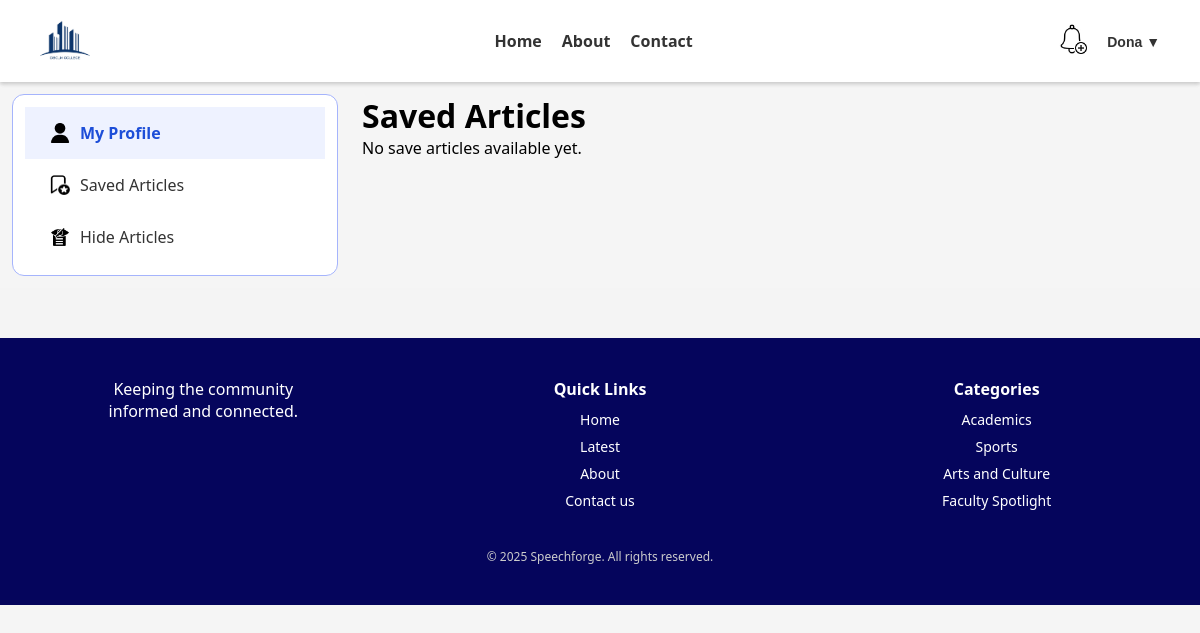
The app's page /save_articles.php (signed in), older data.
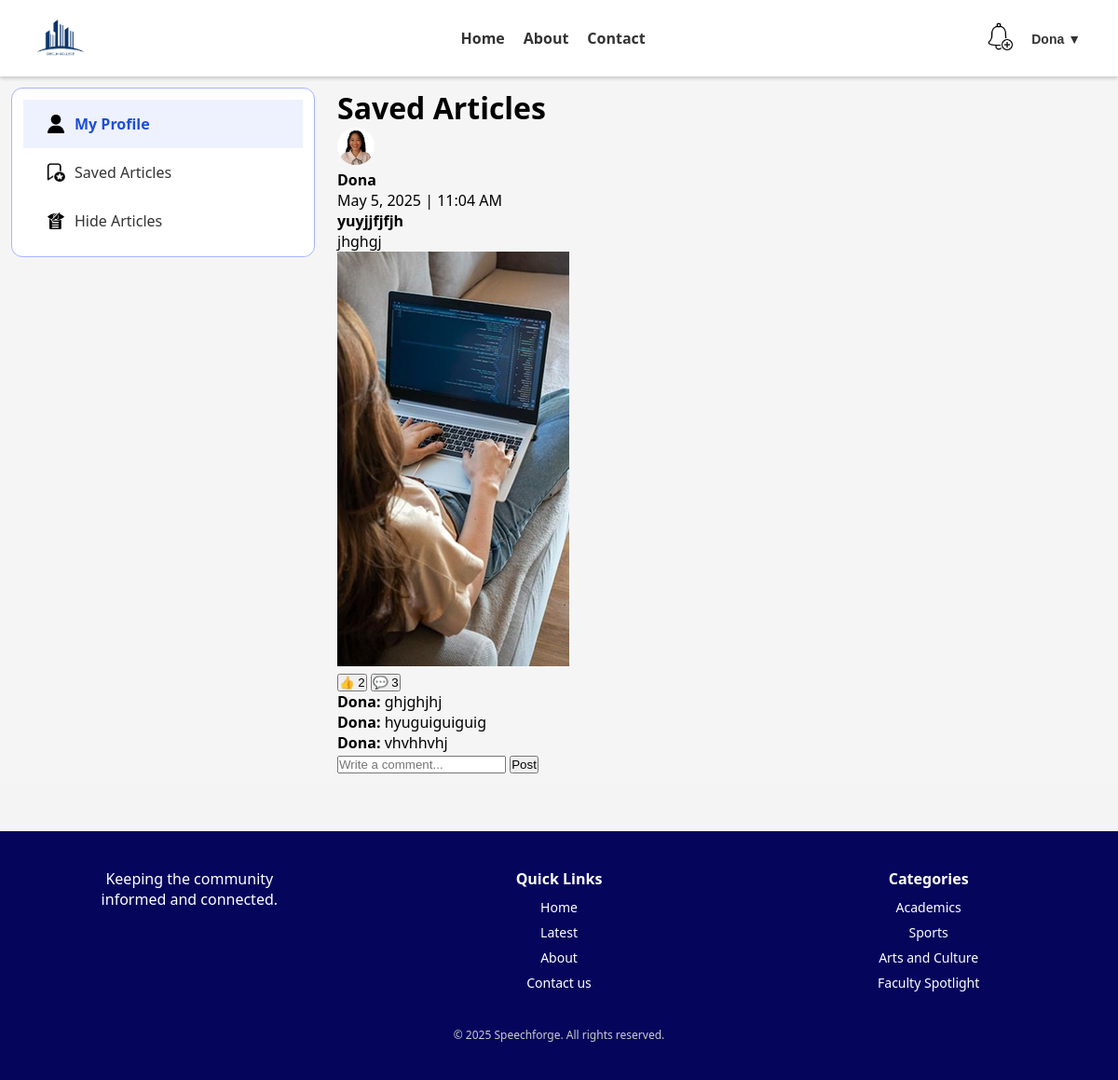
The same page, newer data.
### tables this page shows
CREATE TABLE `articles` (
  `id` int(11) NOT NULL,
  `user_id` int(11) DEFAULT NULL,
  `title` varchar(255) DEFAULT NULL,
  `abstract` text DEFAULT NULL,
  `content` text DEFAULT NULL,
  `featured_image` varchar(255) DEFAULT NULL,
  `allow_comments` tinyint(1) DEFAULT 1,
  `notify_comments` tinyint(1) DEFAULT 1,
  `status` enum('PENDING','APPROVED','REJECTED','DELETED') NOT NULL DEFAULT 'PENDING',
  `created_at` timestamp NOT NULL DEFAULT current_timestamp(),
  `institute_id` int(11) DEFAULT NULL,
  `created` datetime DEFAULT current_timestamp(),
  `comments_enabled` tinyint(1) NOT NULL DEFAULT 0,
  `notifications` tinyint(1) NOT NULL DEFAULT 0,
  `feedback` text DEFAULT NULL
);

CREATE TABLE `users` (
  `id` int(11) NOT NULL,
  `role` enum('Student','Teacher') NOT NULL DEFAULT 'Student',
  `full_name` varchar(100) NOT NULL,
  `email` varchar(100) NOT NULL,
  `password` varchar(255) NOT NULL,
  `institute` varchar(100) NOT NULL,
  `created_at` timestamp NOT NULL DEFAULT current_timestamp(),
  `profile_picture` varchar(255) DEFAULT NULL
);

CREATE TABLE `comments` (
  `id` int(11) NOT NULL,
  `article_id` int(11) NOT NULL,
  `user_id` int(11) NOT NULL,
  `comment_text` text NOT NULL,
  `created_at` datetime DEFAULT current_timestamp()
);

### helpers/db_helpers.php (called while the page is built, shortened)
<?php
function getCommentsForArticle(PDO $pdo, int $articleId)
{
  $stmt = $pdo->prepare(
    "SELECT c.*, u.full_name AS commenter_name
         FROM comments c
         JOIN users u ON c.user_id = u.id
         WHERE c.article_id = :article_id
         ORDER BY c.created_at ASC"
  );
  $stmt->execute(['article_id' => $articleId]);
  return $stmt->fetchAll(PDO::FETCH_ASSOC);
}

### save_articles.php (the view, shortened to what this page needs)
<?php
include 'db_final.php';
require_once 'helpers/db_helpers.php';
$user_id = $_SESSION['user_id'];
$query = "SELECT full_name FROM users WHERE id = ?";
$stmt = $conn->prepare($query);
$stmt->bind_param("i", $user_id);
if (!$stmt->execute()) {
    die("Error executing the query: {$stmt->error}");
}
$stmt->bind_result($full_name);
$query = "SELECT a.*, u.full_name, u.profile_picture,
         (SELECT COUNT(*) FROM reactions WHERE article_id = a.id) as likes,
         (SELECT COUNT(*) FROM comments WHERE article_id = a.id) as comments
         FROM saved_articles sa
         JOIN articles a ON sa.article_id = a.id
         JOIN users u ON a.user_id = u.id
         WHERE sa.user_id = ?
         ORDER BY sa.saved_at DESC";
$stmt = $conn->prepare($query);
$stmt->bind_param("i", $user_id);
$stmt->execute();
$result = $stmt->get_result();
$articles = $result->fetch_all(MYSQLI_ASSOC);
?>
<!DOCTYPE html>
<html lang="en">
<head>
    <link rel="stylesheet" href="global.css">
    <link rel="stylesheet" href="save_articles.css">
</head>
<body>
    <div class="layout">
        <header class="header">
            <?php require_once 'components/header.php'; ?>
        </header>
        <aside class="sidebar">
            <div>
                <ul>
                    <li class="active">
                        <img src="finaluser.png" alt="Profile">
                        <span>My Profile</span>
                    </li>
                    <li>
                        <img src="finalsave.png" alt="Saved">
                        <span>Saved Articles</span>
                    </li>
                    <li>
                        <img src="secret-file.png" alt="Saved">
                        <span>Hide Articles</span>
                    </li>
                </ul>
            </div>
        </aside>
        <main class="main-content">
            <div class="articles-container">
                <h1>Saved Articles</h1>
                <div class="post-feed" id="postFeed">
                    <?php if (!empty($articles)): ?>
                        <?php foreach ($articles as $row): ?>
                            <?php $articleId = $row['id']; ?>
                            <div class="post-card" data-article-id="<?= $articleId ?>">
                                <div class="post-card-header">
                                    <div class="post-header">
                                        <img class="avatar"
                                            src="uploads/profile_pictures/<?= htmlspecialchars($row['profile_picture']) ?>"
                                            alt="User">
                                        <div>
                                            <strong><?= htmlspecialchars($row['full_name']) ?></strong><br>
                                            <span
                                                class="post-date"><?= date("F j, Y | g:i A", strtotime($row['created_at'])) ?></span>
                                        </div>
                                    </div>
                                </div>
                                <div class="post-title"><strong><?= htmlspecialchars($row['title']) ?></strong></div>
                                <div class="post-content"><?= $row['abstract'] ?></div>
                                <?php if (!empty($row['featured_image'])): ?>
                                    <div class="post-image">
                                        <img src="<?= htmlspecialchars($row['featured_image']) ?>" alt="Article Image"
                                            class="responsive-img">
                                    </div>
                                <?php endif; ?>
                                <div class="post-actions">
                                    <button class="like-btn" data-article-id="<?= $articleId ?>">
                                        👍 <span class="like-count"
                                            id="like-count-<?= $articleId ?>"><?= $row['likes'] ?></span>
                                    </button>
                                    <button class="comment-btn">
                                        💬 <span class="comment-count"
                                            id="comment-count-<?= $articleId ?>"><?= $row['comments'] ?></span>
                                    </button>
                                </div>
                                <div class="post-comments">
                                    <div class="comment-list" id="comments-<?= $articleId ?>">
                                        <?php $comments = getCommentsForArticle($pdo, $articleId); ?>
                                        <?php if (!empty($comments)): ?>
                                            <?php foreach ($comments as $comment): ?>
                                                <div class="comment">
                                                    <div class="comment-text">
                                                        <strong><?= htmlspecialchars($comment['commenter_name']) ?>:</strong>
                                                        <?= htmlspecialchars($comment['comment_text']) ?>
                                                    </div>
                                                </div>
                                            <?php endforeach; ?>
                                        <?php else: ?>
                                            <p class="no-comments">No comments yet.</p>
                                        <?php endif; ?>
                                    </div>
                                    <form method="POST" action="post_comment.php" class="comment-form"
                                        id="comment-form-<?= $articleId ?>">
                                        <input class="comment-box" type="text" name="comment_text"
                                            placeholder="Write a comment..." required>
                                        <button class="post-form-button" type="submit">Post</button>
                                    </form>
                                </div>
                            </div>
                        <?php endforeach; ?>
                    <?php else: ?>
                        <p>No save articles available yet.</p>
                    <?php endif; ?>
                </div>
            </div>
        </main>
        <footer class="footer">
            <?php require_once 'components/footer.php'; ?>
        </footer>
</body>
</html>

### components/header.php (shortened to what this page needs)
<?php
$full_name = $full_name ?? 'Guest';
?>
<link rel="stylesheet" href="header.css">
<header class="navbar">
  <div class="logo">
    <img src="FinalLogo.jpg" alt="DBCLM Logo">
  </div>
  <nav class="nav-links">
    <a href="newsfeed.php">Home</a>
    <a href="aboutus.php">About</a>
    <a href="contactus.php">Contact</a>
  </nav>
  <div class="navbar-right">
    <div class="notification-wrapper">
      <img src="bell.jpg" alt="Notifications" class="icon-bell" id="notif-bell">
    </div>
    <div class="user-dropdown">
      <button class="user-label" onclick="toggleUserMenu()">
        <?php echo htmlspecialchars($full_name ?? ''); ?> &#x25BC;
      </button>
    </div>
  </div>
</header>

### components/footer.php (shortened to what this page needs)
<footer class="site-footer">
  <div class="footer-container">
    <div class="footer-about">
      <p>Keeping the community<br>informed and connected.</p>
    </div>
    <div class="footer-links">
      <h4>Quick Links</h4>
      <ul>
        <li>Home</li>
        <li>Latest</li>
        <li>About</li>
        <li>Contact us</li>
      </ul>
    </div>
    <div class="footer-links">
      <h4>Categories</h4>
      <ul>
        <li>Academics</li>
        <li>Sports</li>
        <li>Arts and Culture</li>
        <li>Faculty Spotlight</li>
      </ul>
    </div>
  </div>
  <div class="footer-bottom">
    <p>© 2025 Speechforge. All rights reserved.</p>
  </div>
</footer>

### global.css (style rules this page uses)
* { box-sizing: border-box; margin: 0; padding: 0; }
body { font-family: 'Segoe UI', sans-serif; background: #f5f5f5; min-height: 100vh; display: flex; flex-direction: column; }
.layout { display: grid; grid-template-areas: "header header" "sidebar main" "footer footer"; grid-template-columns: 350px 1fr; grid-template-rows: auto 1fr auto; }
.header { grid-area: header; background-color: #f4f4f4; text-align: center; box-shadow: 0 2px 4px rgba(0, 0, 0, 0.1); position: sticky; top: 0; z-index: 100; }
.sidebar { grid-area: sidebar; padding: 12px; height: fit-content; position: static; top: 5rem; }
.main-content { grid-area: main; padding: 12px; display: flex; flex-direction: column; gap: 12px; }
.footer { grid-area: footer; background-color: #f4f4f4; text-align: center; }
.avatar { width: 2.5rem; height: 2.5rem; border-radius: 50%; object-fit: cover; }
.site-footer { background-color: #05055c; color: white; padding: 40px 20px; margin-top: 50px; text-align: center; }
.footer-container { display: flex; flex-wrap: wrap; justify-content: center; gap: 30px; }
.footer-about, .footer-links { flex: 1 1 200px; }
.footer-links h4 { font-size: 16px; margin-bottom: 10px; }
.footer-links ul { list-style: none; padding: 0; }
.footer-links li { margin-bottom: 8px; font-size: 14px; }
.footer-bottom { margin-top: 30px; font-size: 12px; color: #ccc; }

### save_articles.css (style rules this page uses)
.sidebar { border: 1px solid #a5b4fc; border-radius: 12px; padding: 12px; margin: 12px; background-color: white; }
.sidebar ul { list-style: none; }
.sidebar li { display: flex; align-items: center; padding: 15px 25px; gap: 10px; cursor: pointer; color: #333; font-weight: 500; transition: 0.2s; }
.sidebar li.active { color: #1d4ed8; font-weight: 600; background-color: #eef2ff; }
.sidebar img { width: 20px; height: 20px; }

### header.css (style rules this page uses)
.navbar { display: flex; align-items: center; justify-content: space-between; padding: 1rem 2.5rem; background-color: white; box-shadow: 0 2px 4px rgba(0, 0, 0, 0.1); position: sticky; top: 0; z-index: 100; }
.logo { display: flex; align-items: center; gap: 0.625rem; }
.logo img { height: 3.125rem; }
.nav-links { display: flex; gap: 1.25rem; margin-left: 2.5rem; }
.nav-links a, .navbar-right a { text-decoration: none; color: #333; font-weight: 600; transition: color 0.2s ease; }
.navbar-right { display: flex; align-items: center; gap: 1.25rem; }
.icon-bell { width: 1.875rem; height: 1.875rem; cursor: pointer; }
.user-label { font-weight: 600; font-size: 0.875rem; color: #333; border: none; background: none; cursor: pointer; }
.notification-wrapper { position: relative; display: inline-block; }
.user-dropdown { position: relative; display: inline-block; border: none; background: none; }

Row changes from the older to the newer data that the page shows:
added articles: user.profile_picture (picture), user.full_name "Dona", created_at "May 5, 2025 | 11:04 AM", title "yuyjjfjfjh", abstract "jhghgj", featured_image (picture), likes "2", comments "3"
added comments: user.full_name "Dona", comment_text "ghjghjhj"
added comments: user.full_name "Dona", comment_text "hyuguiguiguig"
added comments: user.full_name "Dona", comment_text "vhvhhvhj"
Text that changed along with them:
text no longer shown: "No save articles available yet."
